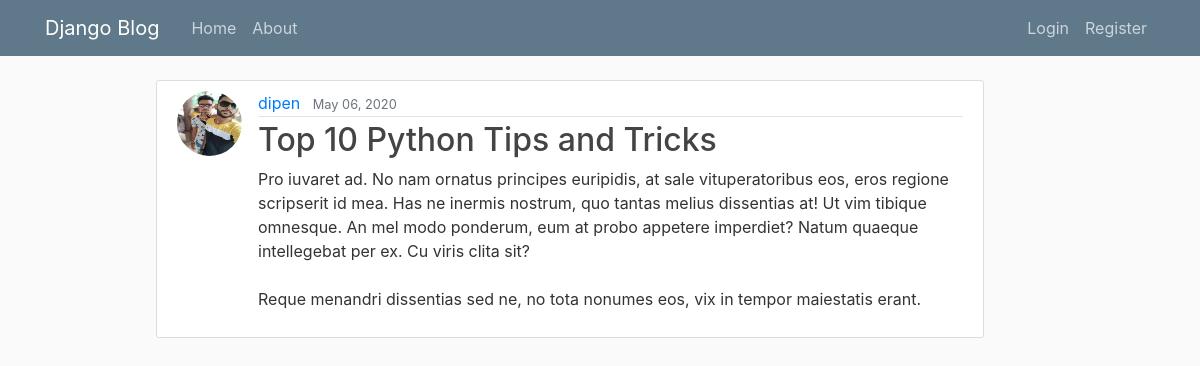
The app's page /post/36/ with its own data.
### blog/models.py (models this page shows, shortened)
class Post(models.Model):
    title = models.CharField(max_length=100)
    content = models.TextField()
    date_posted = models.DateTimeField(default=timezone.now)
    author = models.ForeignKey(User, on_delete=models.CASCADE)

### users/models.py (models this page shows, shortened)
class Profile(models.Model):
    user = models.OneToOneField(User, on_delete=models.CASCADE)
    first_name = models.CharField(max_length=20,blank=True)
    last_name = models.CharField(max_length=20,blank=True)
    image = models.ImageField(default='default.jpg', upload_to='profile_pics')

### blog/views.py (the view)
# urls.py: path('post/<int:pk>/', PostDetailView.as_view(), name='post-detail'),
class PostDetailView(DetailView):
    model = Post

### blog/templates/blog/post_detail.html (shortened to what this page needs)
{% extends "blog/base.html" %}
{% block content %}
  <article class="media content-section">
    <img class="rounded-circle article-img" src="{{ object.author.profile.image.url }}">
    <div class="media-body">
      <div class="article-metadata">
        <a class="mr-2" href="{% url 'user-posts' object.author.username %}">{{ object.author }}</a>
        <small class="text-muted">{{ object.date_posted|date:"F d, Y" }}</small>
      </div>
      <h2 class="article-title">{{ object.title }}</h2>
      <p class="article-content">{{ object.content }}</p>
    </div>
  </article>
{% endblock content %}

### blog/static/blog/main.css (style rules this page uses)
body { background: #fafafa; color: #333333; margin-top: 5rem; }
h1, h2, h3, h4, h5, h6 { color: #444444; }
.content-section { background: #ffffff; padding: 10px 20px; border: 1px solid #dddddd; border-radius: 3px; margin-bottom: 20px; }
.article-title { color: #444444; }
.article-content { white-space: pre-line; }
.article-img { height: 65px; width: 65px; margin-right: 16px; }
.article-metadata { padding-bottom: 1px; margin-bottom: 4px; border-bottom: 1px solid #e3e3e3 }

### records on screen
Post: author.profile.image (picture), author "dipen", date_posted "May 06, 2020", title "Top 10 Python Tips and Tricks", content "Pro iuvaret ad. No nam ornatus principes euripidis, at sale vituperatoribus eos, eros regione scripserit id mea. Has ne inermis nostrum, quo tantas melius dissentias at! Ut vim tibique omnesque. An mel modo ponderum, eum at probo appetere imperdiet? Natum quaeque intellegebat per ex. Cu viris clita sit? Reque menandri dissentias sed ne, no tota nonumes eos, vix in tempor maiestatis erant."
